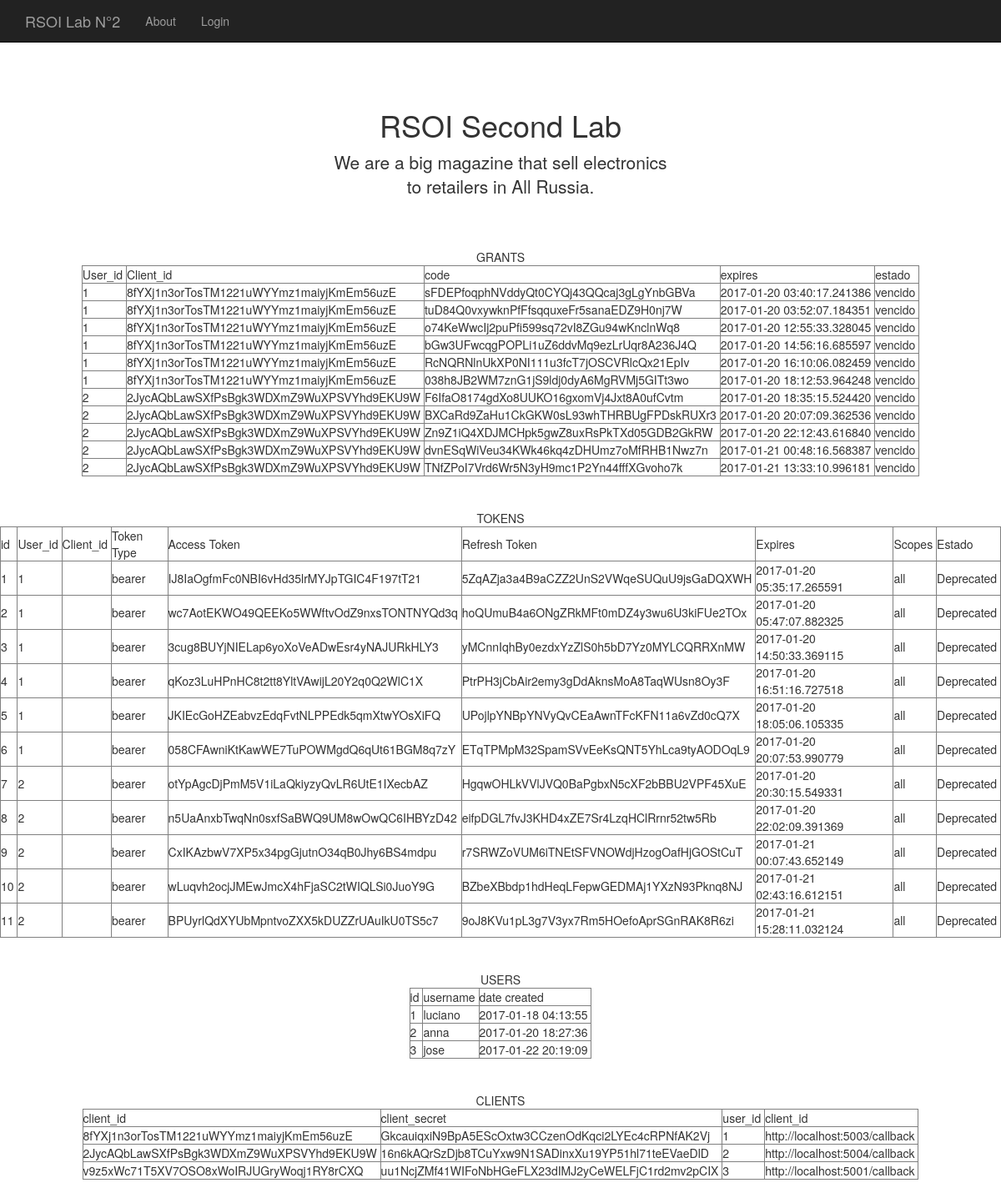
The page /api/printvars (upper part) on the database as committed earlier.
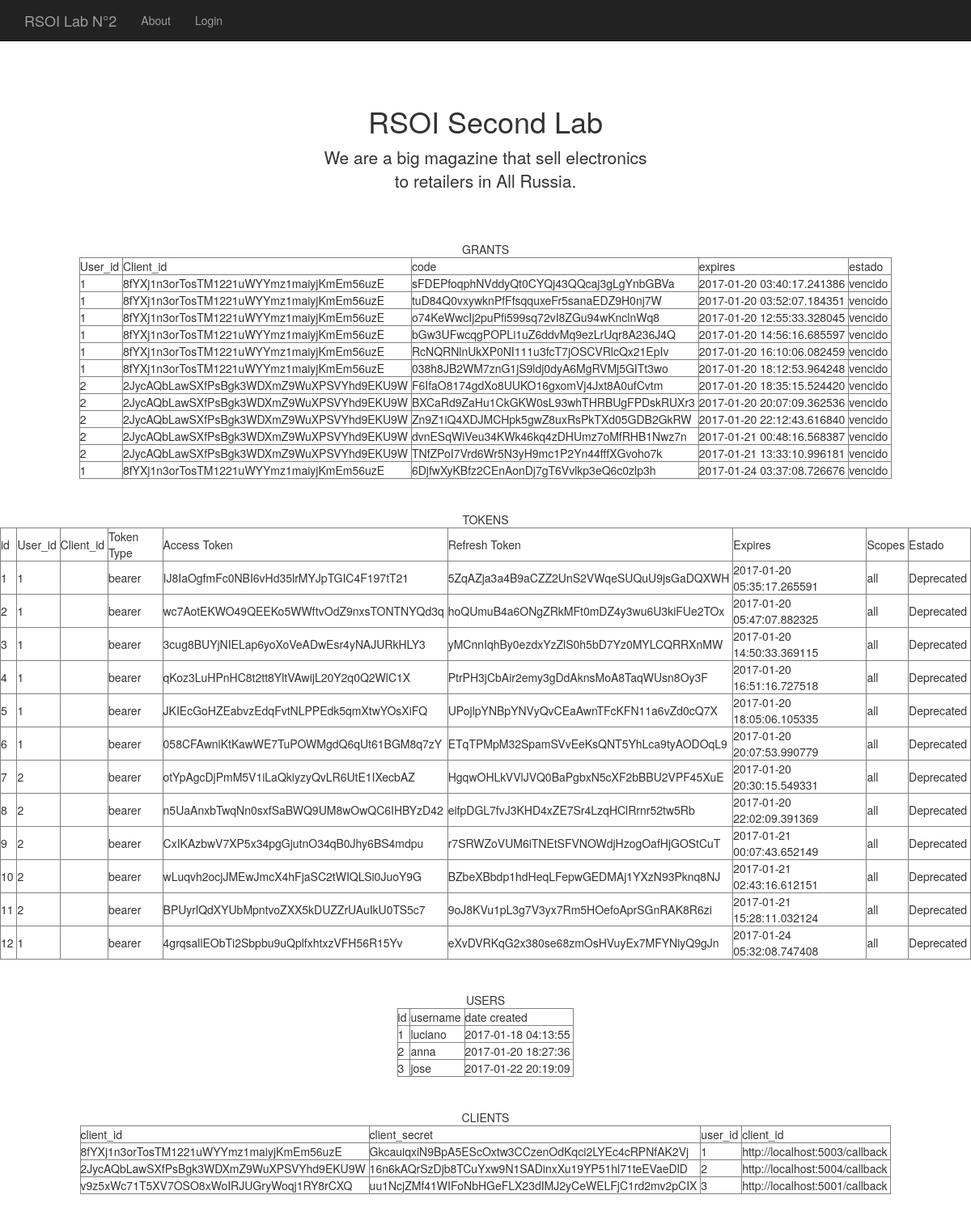
The same page on the database as committed later.
### application.py (models this page shows, shortened)
class Grant(db.Model):
    id = db.Column(db.Integer, primary_key=True)
    user_id = db.Column(db.Integer, db.ForeignKey('users.id', ondelete='CASCADE'))
    user = db.relationship('User') # UNA RELACION CON LA CLASE USUARIO
    client_id = db.Column(db.String(40), db.ForeignKey('client.client_id'), nullable=False, )
    client = db.relationship('Client')   # UNA RELACION CON LA CLASE CLIENTE
    code = db.Column(db.String(255), index=True, nullable=False)
    redirect_uri = db.Column(db.String(255))
    expires = db.Column(db.DateTime)
    _scopes = db.Column(db.Text)

class Token(db.Model):
    id = db.Column(db.Integer, primary_key=True)
    client_id = db.Column(
        db.String(40), db.ForeignKey('client.client_id'),
        nullable=False,
    )
    client = db.relationship('Client')
    user_id = db.Column(
        db.Integer, db.ForeignKey('users.id')
    )
    user = db.relationship('User')
    token_type = db.Column(db.String(40))
    access_token = db.Column(db.String(255), unique=True)
    refresh_token = db.Column(db.String(255), unique=True)
    expires = db.Column(db.DateTime)
    _scopes = db.Column(db.Text)

class User(db.Model):
    __tablename__ = 'users'
    id = db.Column(db.Integer, primary_key=True)
    username = db.Column(db.String(32), index=True, unique=True)
    password_hash = db.Column(db.String(64))
    created = db.Column(db.DateTime)

class Client(db.Model):
    client_id = db.Column(db.String(40), primary_key=True)
    client_secret = db.Column(db.String(55), nullable=False)
    user_id = db.Column(db.Integer, db.ForeignKey('users.id'))
    user = db.relationship('User')
    _redirect_uris = db.Column(db.Text)
    _default_scopes = db.Column(db.Text)

### application.py (the view)
@application.route('/api/printvars')
def printvariables():
    tokensi = []
    grants = []
    usuarios = []
    clientes = []
    ordenes = []
    itemsordenes = []
    cantidad=Grant.query.count()
    ahora = datetime.now()
    if cantidad >0 :
        resultado = Grant.query.filter_by()
        entries = resultado.all()
        for entry in entries:
            if entry.expires > ahora:
                estado="valido"
            else:
                estado="vencido"
            grants.append({'user_id': entry.user_id,
                          'client_id': entry.client_id,
                          'code': entry.code,
                          'expire': entry.expires,
                          'estado': estado})
    canttoken = Token.query.count()
    if canttoken > 0:
        resultadotoken = Token.query.filter_by()
        entrytoken = resultadotoken.all()
        for entry in entrytoken:
            if entry.expires > ahora:
                estado="Valid"
            else:
                estado="Deprecated"
            tokensi.append({'id': entry.id,
                            'user_id': entry.user_id,
                            'client': entry.client_id,
                            'token_type': entry.token_type,
                            'access_token': entry.access_token,
                            'refresh_token': entry.refresh_token,
                            'expires': entry.expires,
                            '_scopes': entry._scopes,
                            'estado' : estado
                            })
    cantusers = User.query.count()
    if cantusers > 0:
        resultadousers = User.query.filter_by()
        entryusers = resultadousers.all()
        for entry in entryusers:
            usuarios.append({'id': entry.id,
                            'username': entry.username,
                            'created': entry.created.strftime("%Y-%m-%d %H:%M:%S")
                            })
    cantclie = Client.query.count()
    if cantclie > 0:
        resultadoclients = Client.query.filter_by()
        entryclie = resultadoclients.all()
        for entry in entryclie:
            clientes.append({'client_id': entry.client_id,
                             'client_secret': entry.client_secret,
                             'user_id': entry.user_id,
                             'client_url': entry._redirect_uris
                            })
    cantOrders = Order.query.count()
    if cantOrders > 0:
        resultadoordenes = Order.query.filter_by()
        entryordenes = resultadoordenes.all()
        for entry in entryordenes:
            ordenes.append({'order_id': entry.order_id,
                             'date': entry.date,
                             'user_id': entry.user_id,
                             'status': entry.status
                            })
    cantitemordenes = OrderItem.query.count()
    if cantitemordenes > 0:
        resultadoitemsordenes = OrderItem.query.filter_by()
        entryitemsordenes = resultadoitemsordenes.all()
        for entry in entryitemsordenes:
            itemsordenes.append({'orderitem_id': entry.orderitem_id,
                             'order_id': entry.order_id,
                             'product_id': entry.product_id,
                             'quantity': entry.quantity
                            })
    return flask.render_template('printvars.html', items=grants, toquens=tokensi, users=usuarios, clients=clientes, orders=ordenes, ios=itemsordenes)

### templates/printvars.html (shortened to what this page needs)
<!DOCTYPE html>
<html lang="en">
  <head>
    <link href="../static/css/bootstrap.min.css" rel="stylesheet">
    <link href="../static/css/starter-template.css" rel="stylesheet">
  </head>
  <body>
    <nav class="navbar navbar-inverse navbar-fixed-top">
      <div class="container">
        <div class="navbar-header">
          <a class="navbar-brand" href="{{ CAMINO }}/">RSOI Lab N°2</a>
        </div>
        <div id="navbar" class="collapse navbar-collapse">
          <ul class="nav navbar-nav">
            <li><a href="{{ CAMINO }}/api/about">About</a></li>
            <li><a href="{{ CAMINO }}/api/login">Login</a></li>
          </ul>
        </div>
      </div>
    </nav>
    <br>
    <div class="container">
      <div class="starter-template">
        <h1>RSOI Second Lab</h1>
        <p class="lead">We are a big magazine that sell electronics<br> to retailers in All Russia.</p>
      </div>
    </div>
    <div align="center">GRANTS
        <table border="1">
            <tbody>
                <tr>
                    <td>User_id&nbsp;</td>
                    <td>Client_id&nbsp;</td>
                    <td>code&nbsp;</td>
                    <td>expires&nbsp;</td>
                    <td>estado&nbsp;</td>
                </tr>
                {% for item in items %}
                <tr>
                    <td>{{ item.user_id }}&nbsp;</td>
                    <td>{{ item.client_id }}&nbsp;</td>
                    <td>{{ item.code }}&nbsp;</td>
                    <td>{{ item.expire }}&nbsp;</td>
                    <td>{{ item.estado }}&nbsp;</td>
                </tr>
            {% endfor %}
            </tbody>
        </table>
        <br><br>
    <div align="center">TOKENS
        <table border="1">
            <tbody>
                <tr>
                    <td>id&nbsp;</td>
                    <td>User_id&nbsp;</td>
                    <td>Client_id&nbsp;</td>
                    <td>Token Type&nbsp;</td>
                    <td>Access Token&nbsp;</td>
                    <td>Refresh Token&nbsp;</td>
                    <td>Expires&nbsp;</td>
                    <td>Scopes&nbsp;</td>
                    <td>Estado&nbsp;</td>
                </tr>
                {% for toquen in toquens %}
                <tr>
                    <td>{{ toquen.id }}&nbsp;</td>
                    <td>{{ toquen.user_id }}&nbsp;</td>
                    <td>{{ toquen.client_id }}&nbsp;</td>
                    <td>{{ toquen.token_type }}&nbsp;</td>
                    <td>{{ toquen.access_token }}&nbsp;</td>
                    <td>{{ toquen.refresh_token }}&nbsp;</td>
                    <td>{{ toquen.expires }}&nbsp;</td>
                    <td>{{ toquen._scopes }}&nbsp;</td>
                    <td>{{ toquen.estado }}&nbsp;</td>
                </tr>
            {% endfor %}
            </tbody>
        </table>
        <br>
        <br>
        <div align="center">USERS
        <table border="1">
            <tbody>
                <tr>
                    <td>id&nbsp;</td>
                    <td>username&nbsp;</td>
                    <td>date created&nbsp;</td>
                </tr>
                {% for user in users %}
                <tr>
                    <td>{{ user.id }}&nbsp;</td>
                    <td>{{ user.username }}&nbsp;</td>
                    <td>{{ user.created }}&nbsp;</td>
                </tr>
            {% endfor %}
            </tbody>
        </table>
        <br><br>
        <div align="center">CLIENTS
        <table border="1">
            <tbody>
                <tr>
                    <td>client_id&nbsp;</td>
                    <td>client_secret&nbsp;</td>
                    <td>user_id&nbsp;</td>
                    <td>client_id&nbsp;</td>
                </tr>
                {% for client in clients %}
                <tr>
                    <td>{{ client.client_id }}&nbsp;</td>
                    <td>{{ client.client_secret }}&nbsp;</td>
                    <td>{{ client.user_id }}&nbsp;</td>
                    <td>{{ client.client_url }}&nbsp;</td>
                </tr>
            {% endfor %}
            </tbody>
        </table>
                <br><br>
  </body>
</html>

### static/css/starter-template.css (style rules this page uses)
body { padding-top: 50px; }
.starter-template { padding: 40px 15px; text-align: center; }

Rows that differ between the two databases and show on the page:
added Grant: user_id "1", client_id "8fYXj1n3orTosTM1221uWYYmz1maiyjKmEm56uzE", code "6DjfwXyKBfz2CEnAonDj7gT6Vvlkp3eQ6c0zlp3h", expire "2017-01-24 03:37:08.726676", estado "vencido"
added Token: id "12", user_id "1", token_type "bearer", access_token "4grqsallEObTi2Sbpbu9uQplfxhtxzVFH56R15Yv", refresh_token "eXvDVRKqG2x380se68zmOsHVuyEx7MFYNiyQ9gJn", expires "2017-01-24 05:32:08.747408", _scopes "all", estado "Deprecated"
